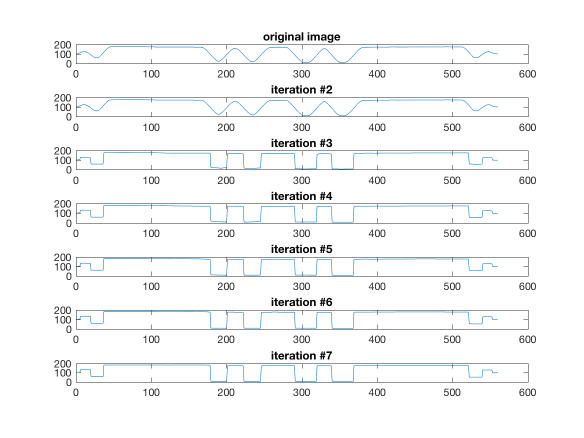
%> input picture homework/hw/hw3/q3_plot.png, 1167 x 875 px, given in place of hw3_road_sign_school_blurry.jpg, which was not available (shown at 1/2 size)
$ octave hw3_q3.m   (GNU Octave 9; MATLAB toolbox functions it lacks are replaced by stand-ins)
%> lines starting %> are read from the running program, lines starting %| are printed output that depends on the picture; pictures that were not available may be replaced by others from this repository, and a replacement may not be noted
close all; clear;
src_dir = '/Users/zhangrao/Documents/NOW/EE368/hw/hw3/hw3_data/';

img = imread(strcat(src_dir, 'hw3_road_sign_school_blurry.jpg'));
%> img is the input picture: size 875x1167x3 uint8; mean R, G, B 246.2, 247.1, 247.7
figure
imshow(img);
imwrite(img, 'q3_blur.png');

% structuring element
% SE = zeros(21, 21);
% SE(2: 20, 6: 16) = 1;
% SE(6: 16, 2: 20) = 1;
SE = strel('diamond', 12);
figure
imshow(SE.Neighborhood);
imwrite(SE.Neighborhood, 'q3_se.png');

figure
subplot(7, 1, 1);
plot(img(338, :));
title('original image');
NumIterations = 6;
for iter = 1: NumIterations
    Im_d = imdilate(img, SE);
    Im_e = imerode(img, SE);
    Im_h = 0.5 * (Im_d + Im_e);
    % Perform the following test for each pixel
    mask_pos = (img > Im_h);
    mask_neg = ~mask_pos;
    values = img(338, :);
    img = uint8(mask_pos) .* Im_d + uint8(mask_neg) .* Im_e;
    subplot(7, 1, 1 + iter)
    plot(values);
    title(strcat('iteration #', num2str(1 + iter)));
end
%> this loop made 6 passes
%> pass 1, `Im_e = imerode(img, SE);`:
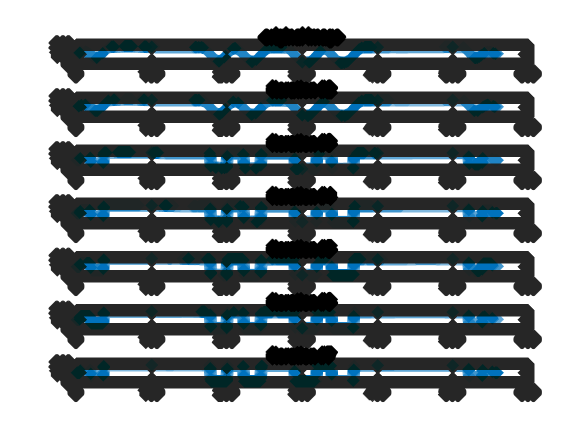
%> Im_e: size 875x1167x3 uint8 (shown at 1/2 size); mean R, G, B 151.2, 157.3, 159.9
%> pass 1, `mask_pos = (img > Im_h);`:
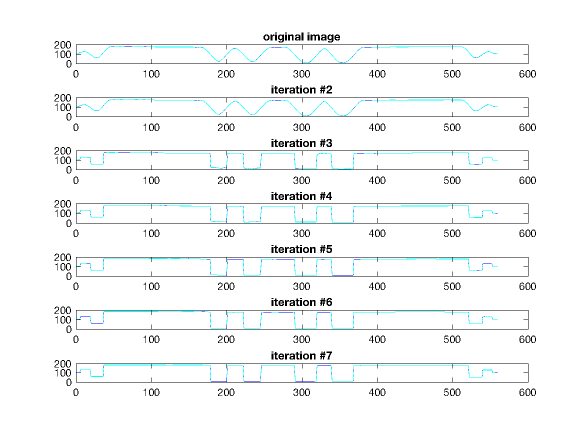
%> mask_pos: size 875x1167x3 logical (shown at 1/2 size); mean R, G, B 0.961, 0.969, 0.97
%> after the loop:
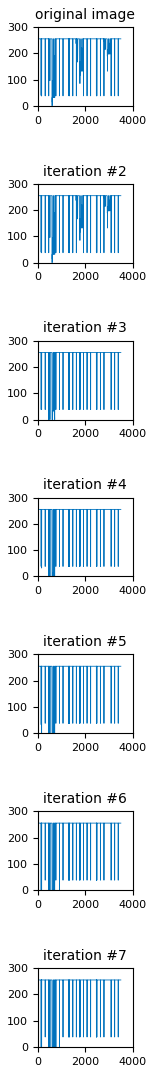
%> figure redrawn from the program's plot data, 7 panels; panel 1: curve peaks at x = 1, y = 255
saveas(gcf,'q3_plot.png')

figure
imshow(img);
imwrite(img, 'q3_sharpen.png');
